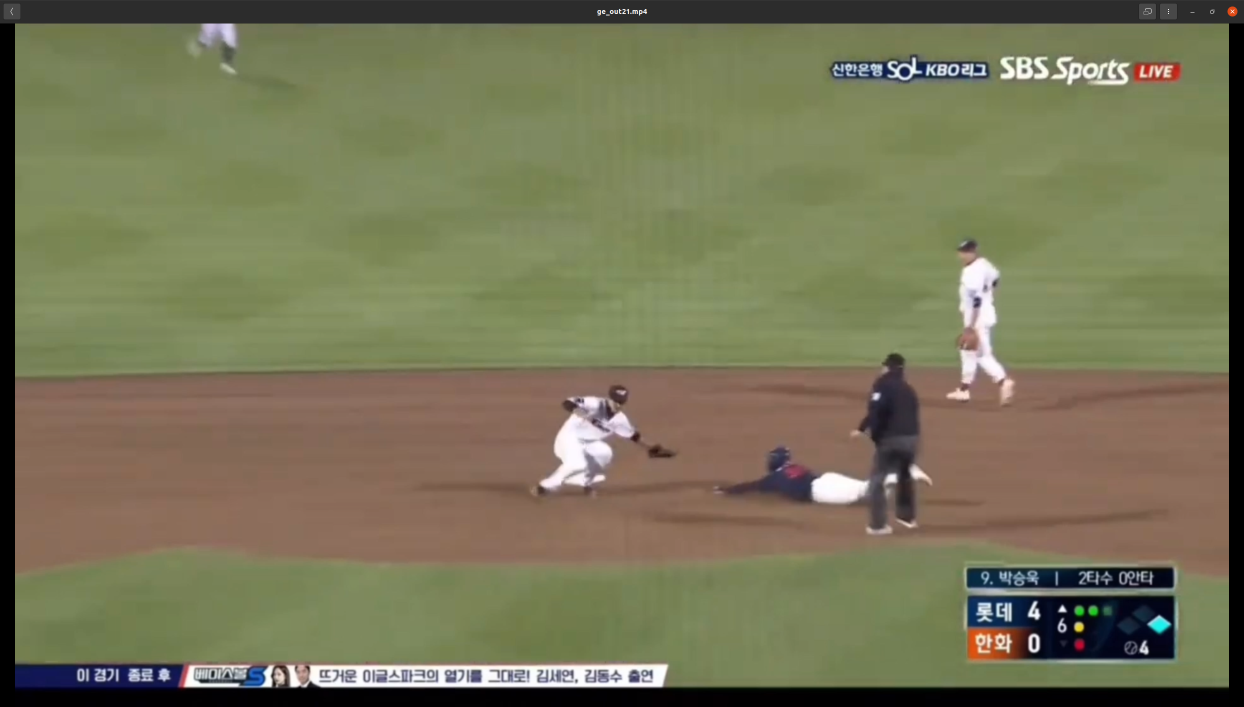
#> input picture capture/ge_out21.png, 2488 x 1413 px (shown at 1/2 size)
$ python img_crop.py
#> lines starting #> are read from the running program, lines starting #| are printed output that depends on the picture
from PIL import Image
import os

imgs = ['ge_out21.png', 'ge_safe2.png', 'ge_safe20.png', 'ge_safe24.png', 'ge_safe28.png', 'jy_out4.png', 'sb_out4.png', 'sb_out5.png', 'sb_out24.png', 'sb_safe15.png']

for i in imgs:
    img = Image.open(i)
#> img is the input picture: PIL image 2488x1413 RGBA; mean R, G, B, A 117.8, 116.4, 86.4, 255

    img_cropped = img.crop((35,50,2453,1373))
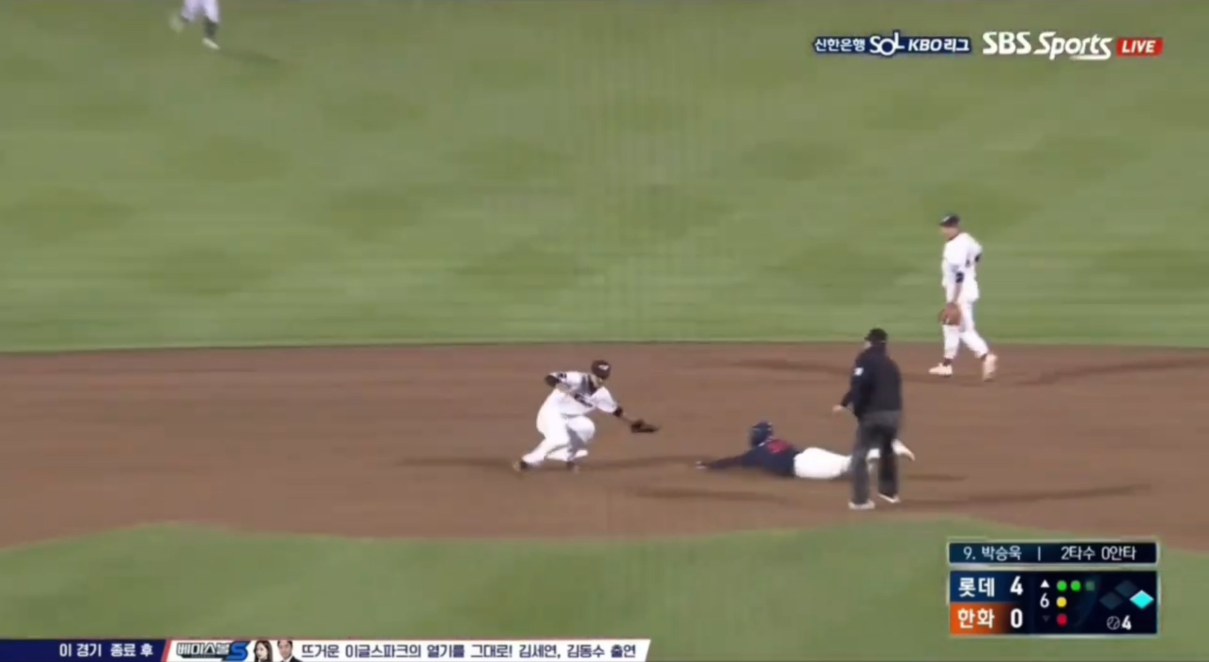
#> img_cropped: PIL image 2418x1323 RGBA (shown at 1/2 size); mean R, G, B, A 126.7, 125.3, 92.4, 255

    img_cropped.save(os.path.splitext(os.path.basename(i))[0] + '_crop.png')
#> pass 2 of the loop `for i in imgs:`:
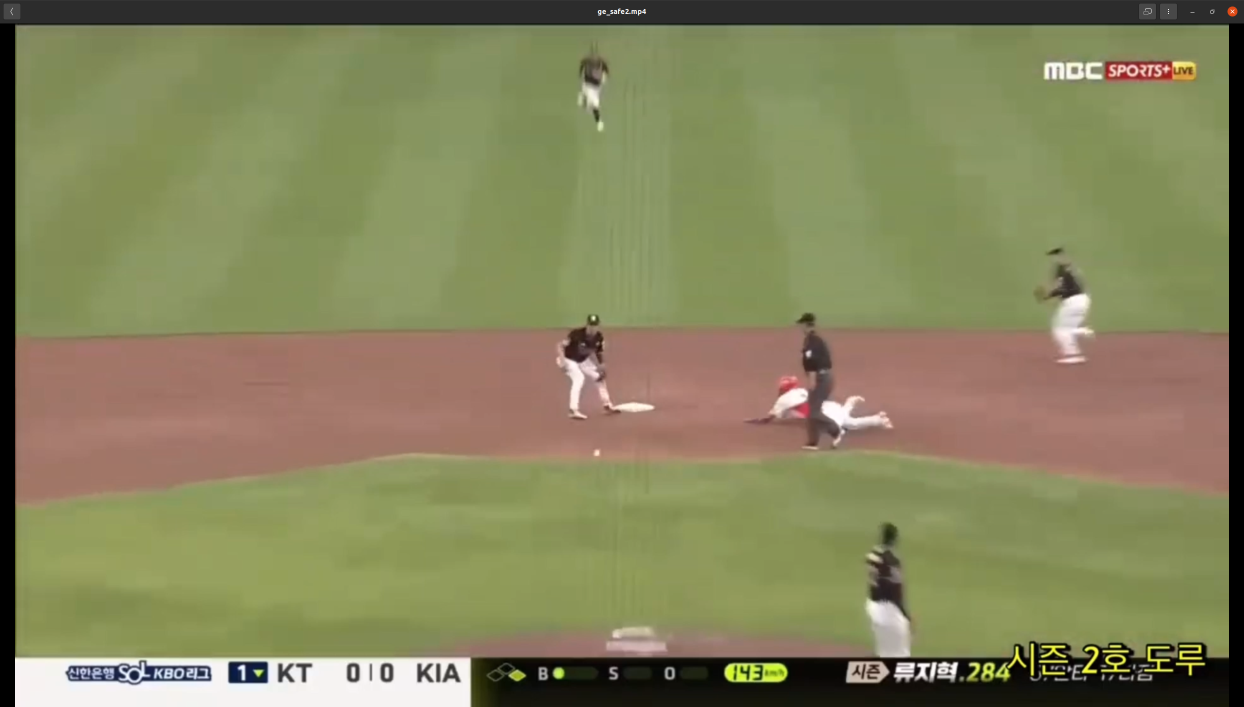
#> input picture capture/ge_safe2.png, 2488 x 1413 px (shown at 1/2 size)
#> img is the input picture: PIL image 2488x1413 RGBA; mean R, G, B, A 132.2, 131.2, 91.8, 255
#> `img_cropped = img.crop((35,50,2453,1373))`:
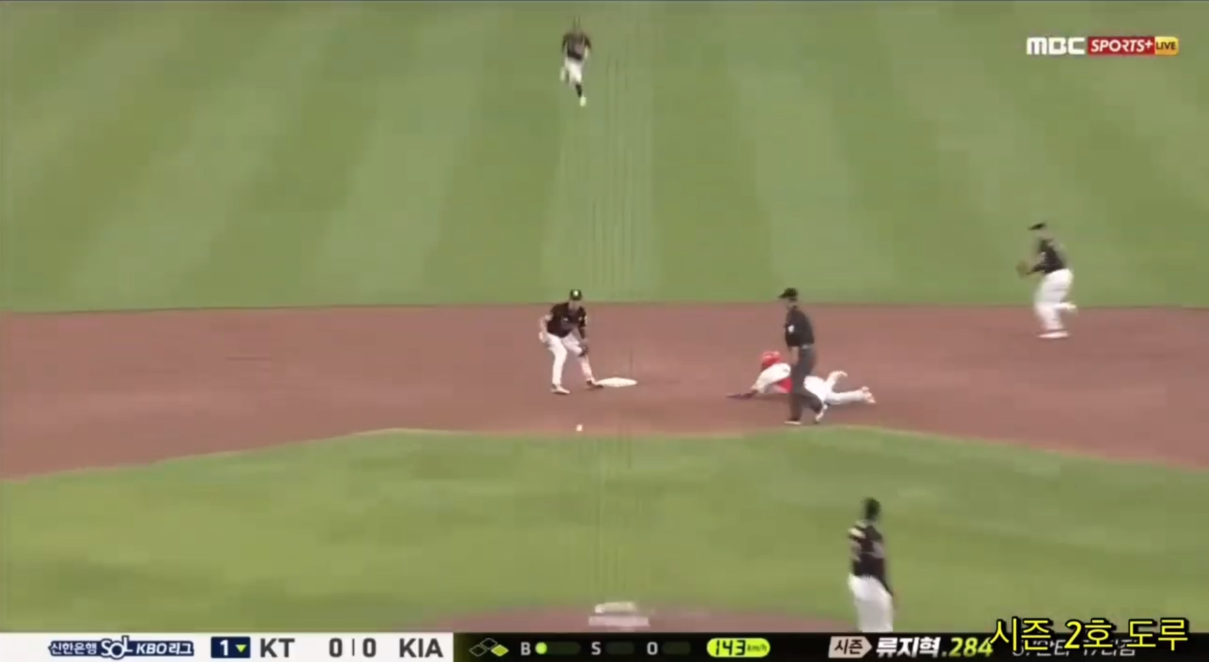
#> img_cropped: PIL image 2418x1323 RGBA (shown at 1/2 size); mean R, G, B, A 139.8, 138.7, 95.8, 255
#> pass 3 of the loop `for i in imgs:`:
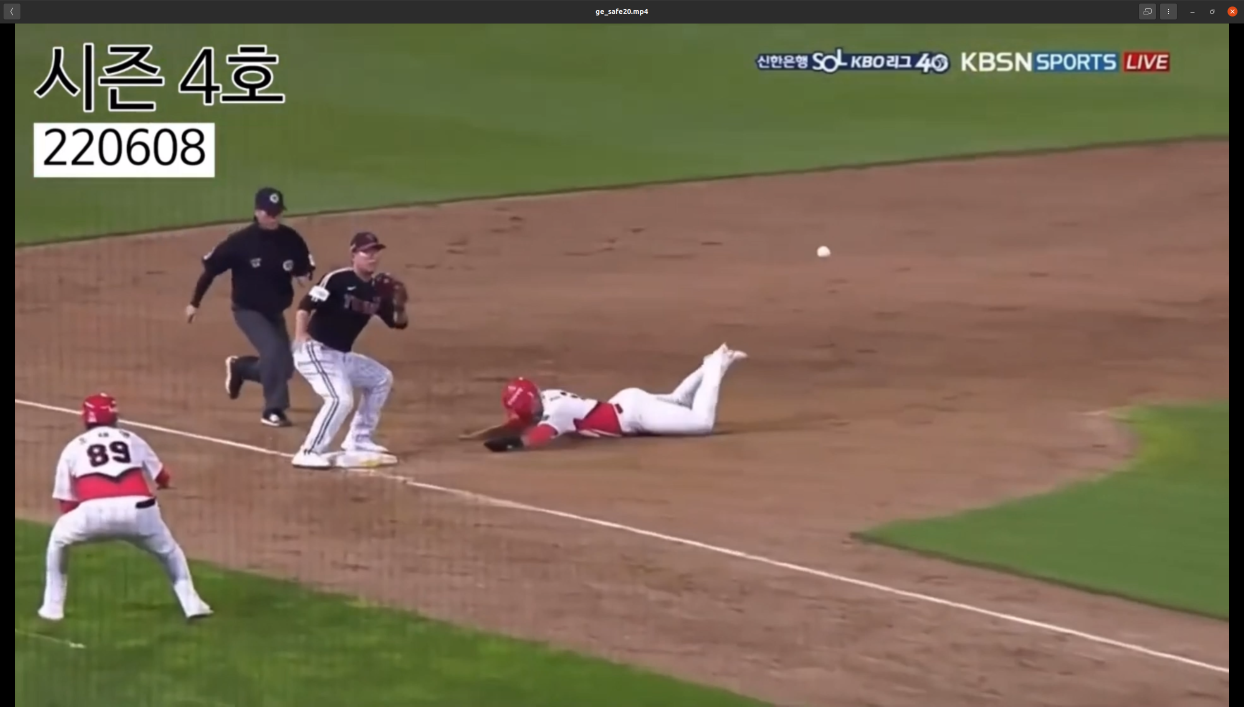
#> input picture capture/ge_safe20.png, 2488 x 1413 px (shown at 1/2 size)
#> img is the input picture: PIL image 2488x1413 RGBA; mean R, G, B, A 120.3, 104.8, 82.1, 255
#> `img_cropped = img.crop((35,50,2453,1373))`:
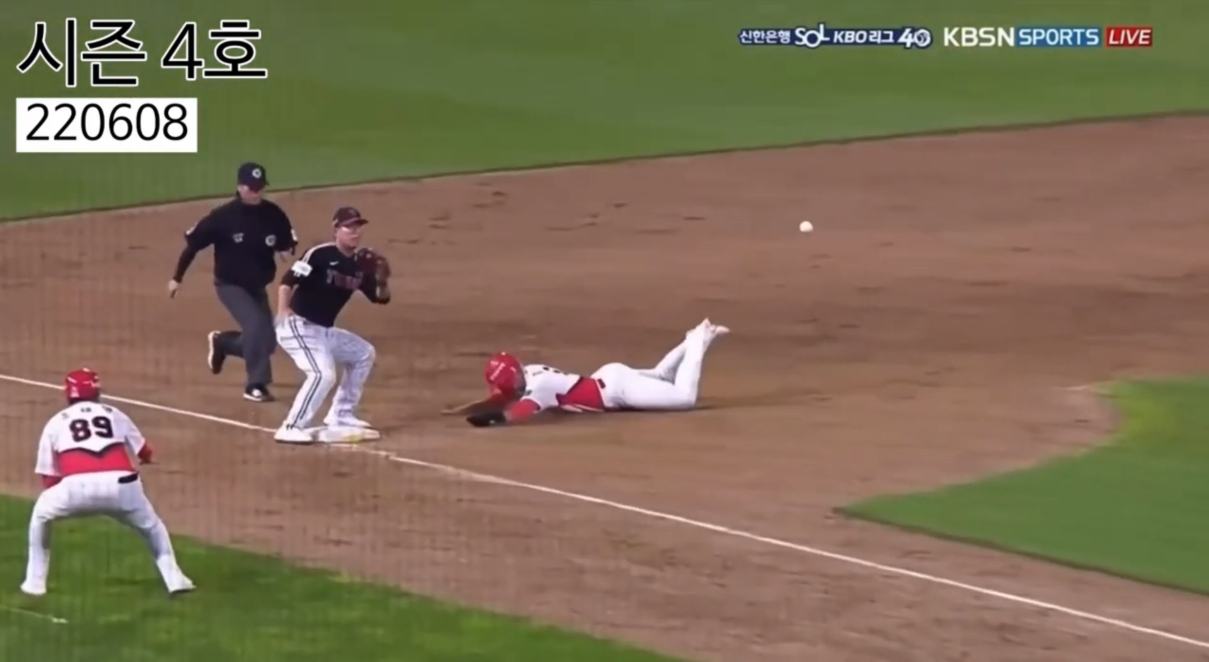
#> img_cropped: PIL image 2418x1323 RGBA (shown at 1/2 size); mean R, G, B, A 126.6, 109.6, 86.1, 255
#> (the run stopped early here; a loop or call above may not have finished)
